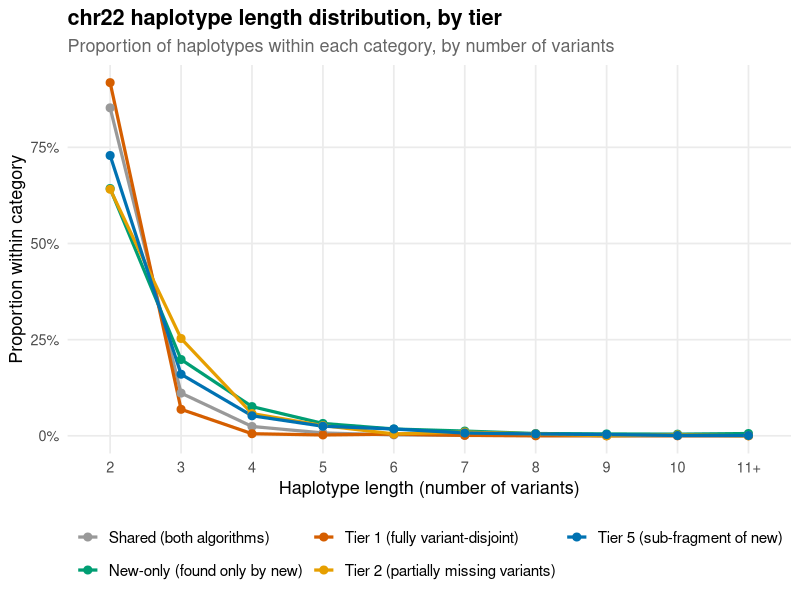

This figure's R source:
#!/usr/bin/env Rscript
#
# Plot the per-tier length distribution (as proportions within each tier) of
# original-only haplotypes from the compute_haplotypes algorithm comparison
# on chr22. Shared is included as a reference baseline. Tiers 3 and 4 are
# omitted from the plot — both have n < 20 and don't read meaningfully as
# proportions.
#
# Counts are taken from `scripts/compare_haplotypes.py` output. Re-run that
# script and update the data block below if the underlying outputs change.
#
# Output: data/analysis/compute_haplotypes/length_dist_by_tier.png

suppressPackageStartupMessages({
  library(tidyverse)
})

out_dir <- "data/analysis/compute_haplotypes"
dir.create(out_dir, showWarnings = FALSE, recursive = TRUE)
out_path <- file.path(out_dir, "length_dist_by_tier.png")

# Long-format counts: one row per (category, length, count).
# Lengths >= 11 are collapsed into a single "11+" bin to keep the x-axis tidy.
counts <- tribble(
  ~category, ~length, ~count,
  "Tier 1 (fully variant-disjoint)",          2, 854,
  "Tier 1 (fully variant-disjoint)",          3,  64,
  "Tier 1 (fully variant-disjoint)",          4,   5,
  "Tier 1 (fully variant-disjoint)",          5,   2,
  "Tier 1 (fully variant-disjoint)",          6,   4,
  "Tier 1 (fully variant-disjoint)",          7,   1,
  "Tier 2 (partially missing variants)",      2, 266,
  "Tier 2 (partially missing variants)",      3, 105,
  "Tier 2 (partially missing variants)",      4,  24,
  "Tier 2 (partially missing variants)",      5,  11,
  "Tier 2 (partially missing variants)",      6,   2,
  "Tier 2 (partially missing variants)",      7,   4,
  "Tier 2 (partially missing variants)",      8,   2,
  "Tier 2 (partially missing variants)",     10,   1,
  "Tier 5 (sub-fragment of new)",     2, 911,
  "Tier 5 (sub-fragment of new)",     3, 200,
  "Tier 5 (sub-fragment of new)",     4,  65,
  "Tier 5 (sub-fragment of new)",     5,  31,
  "Tier 5 (sub-fragment of new)",     6,  22,
  "Tier 5 (sub-fragment of new)",     7,   9,
  "Tier 5 (sub-fragment of new)",     8,   6,
  "Tier 5 (sub-fragment of new)",     9,   4,
  "Tier 5 (sub-fragment of new)",    10,   1,
  "Tier 5 (sub-fragment of new)",    11,   1,
  "Shared (both algorithms)",                 2, 24103,
  "Shared (both algorithms)",                 3,  3137,
  "Shared (both algorithms)",                 4,   684,
  "Shared (both algorithms)",                 5,   208,
  "Shared (both algorithms)",                 6,    68,
  "Shared (both algorithms)",                 7,    34,
  "Shared (both algorithms)",                 8,    14,
  "Shared (both algorithms)",                 9,     7,
  "Shared (both algorithms)",                10,     5,
  "Shared (both algorithms)",                11,     4,
  "Shared (both algorithms)",                13,     1,
  "New-only (found only by new)",             2, 1203,
  "New-only (found only by new)",             3,  371,
  "New-only (found only by new)",             4,  142,
  "New-only (found only by new)",             5,   60,
  "New-only (found only by new)",             6,   33,
  "New-only (found only by new)",             7,   23,
  "New-only (found only by new)",             8,   11,
  "New-only (found only by new)",             9,    9,
  "New-only (found only by new)",            10,    8,
  "New-only (found only by new)",            11,    1,
  "New-only (found only by new)",            12,    7,
  "New-only (found only by new)",            13,    1,
  "New-only (found only by new)",            14,    2,
)

length_bin_levels <- c("2", "3", "4", "5", "6", "7", "8", "9", "10", "11+")

proportions <- counts %>%
  mutate(length_bin = if_else(length >= 11, "11+", as.character(length))) %>%
  group_by(category, length_bin) %>%
  summarise(count = sum(count), .groups = "drop") %>%
  group_by(category) %>%
  mutate(proportion = count / sum(count)) %>%
  ungroup() %>%
  complete(
    category, length_bin = length_bin_levels,
    fill = list(count = 0, proportion = 0)
  ) %>%
  mutate(length_bin = factor(length_bin, levels = length_bin_levels))

# Order the legend: Shared and New-only first (the two baseline / outside-the-
# tier-partition categories), then the original-only tiers in numerical order.
category_levels <- c(
  "Shared (both algorithms)",
  "New-only (found only by new)",
  "Tier 1 (fully variant-disjoint)",
  "Tier 2 (partially missing variants)",
  "Tier 5 (sub-fragment of new)"
)
proportions <- proportions %>%
  mutate(category = factor(category, levels = category_levels))

# Okabe-Ito palette — color-blind friendly. Shared is muted grey; tiers and
# the new-only set get distinguishing colors.
palette <- c(
  "Shared (both algorithms)"            = "#999999",
  "New-only (found only by new)"        = "#009E73",
  "Tier 1 (fully variant-disjoint)"     = "#D55E00",
  "Tier 2 (partially missing variants)" = "#E69F00",
  "Tier 5 (sub-fragment of new)"        = "#0072B2"
)

p <- ggplot(
  proportions,
  aes(x = length_bin, y = proportion, color = category, group = category)
) +
  geom_line(linewidth = 1.1) +
  geom_point(size = 2.4) +
  scale_y_continuous(labels = scales::percent_format(accuracy = 1)) +
  scale_color_manual(values = palette, guide = guide_legend(nrow = 2)) +
  labs(
    title = "chr22 haplotype length distribution, by tier",
    subtitle = "Proportion of haplotypes within each category, by number of variants",
    x = "Haplotype length (number of variants)",
    y = "Proportion within category",
    color = NULL
  ) +
  theme_minimal(base_size = 13) +
  theme(
    legend.position = "bottom",
    legend.text = element_text(size = 11),
    plot.title = element_text(face = "bold"),
    plot.subtitle = element_text(color = "grey40"),
    panel.grid.minor = element_blank()
  )

ggsave(out_path, plot = p, width = 9, height = 5.5, dpi = 150)
cat(sprintf("wrote %s\n", out_path))
